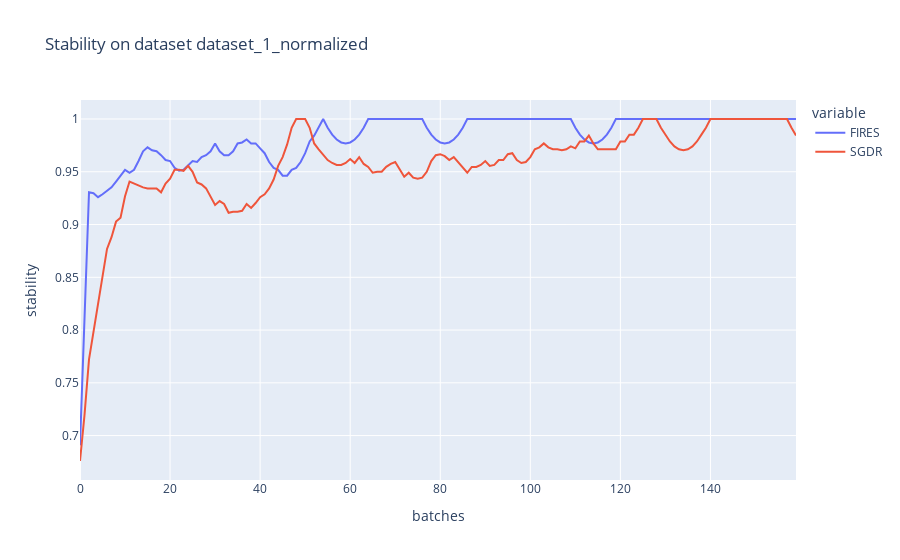

Write notebook code for a chart like this one.
### Markdown cell above
### Plot all

### Code cell
# stability
title = "Stability on dataset {}".format(dataset_name)
col_names = ["FIRES", "SGDR"]
d = {"FIRES":fires_cuda_stability, "SGDR":sgdr_stability}
df = pd.DataFrame(d, columns=col_names)
fig = px.line(df, y = col_names, title=title, labels={"index":"batches", "value":"stability"})
fig.show()

### Figure 1 — Plotly figure (JSON) as saved in the notebook; plotly's stock layout.template omitted (floating-point values rounded to 4 significant figures; data arrays with more than 128 entries replaced by an {"elided": "..."} marker saying what was removed)
{"data": [{"hovertemplate": "variable=FIRES<br>batches=%{x}<br>stability=%{y}<extra></extra>", "legendgroup": "FIRES", "line": {"color": "#636efa", "dash": "solid"}, "mode": "lines", "name": "FIRES", "orientation": "v", "showlegend": true, "type": "scatter", "x": {"elided": "160 int values"}, "xaxis": "x", "y": {"elided": "160 float values"}, "yaxis": "y"}, {"hovertemplate": "variable=SGDR<br>batches=%{x}<br>stability=%{y}<extra></extra>", "legendgroup": "SGDR", "line": {"color": "#EF553B", "dash": "solid"}, "mode": "lines", "name": "SGDR", "orientation": "v", "showlegend": true, "type": "scatter", "x": {"elided": "160 int values"}, "xaxis": "x", "y": {"elided": "160 float values"}, "yaxis": "y"}], "layout": {"legend": {"title": {"text": "variable"}, "tracegroupgap": 0}, "title": {"text": "Stability on dataset dataset_1_normalized"}, "xaxis": {"anchor": "y", "domain": [0, 1], "title": {"text": "batches"}}, "yaxis": {"anchor": "x", "domain": [0, 1], "title": {"text": "stability"}}}}
